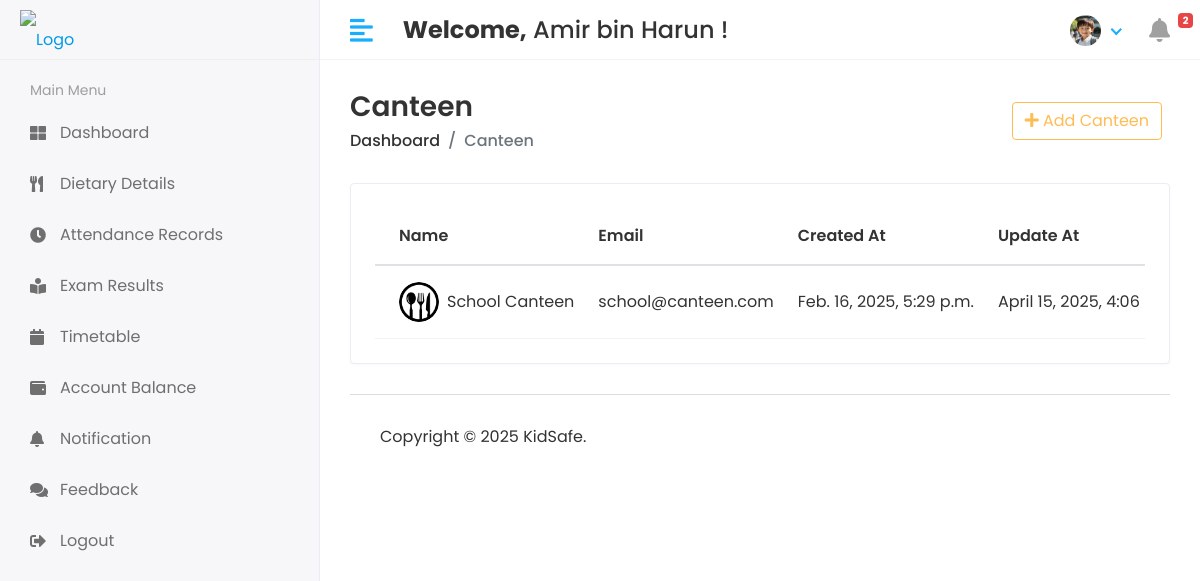
Page /administrator/canteen/view (signed in) on the earlier database version.
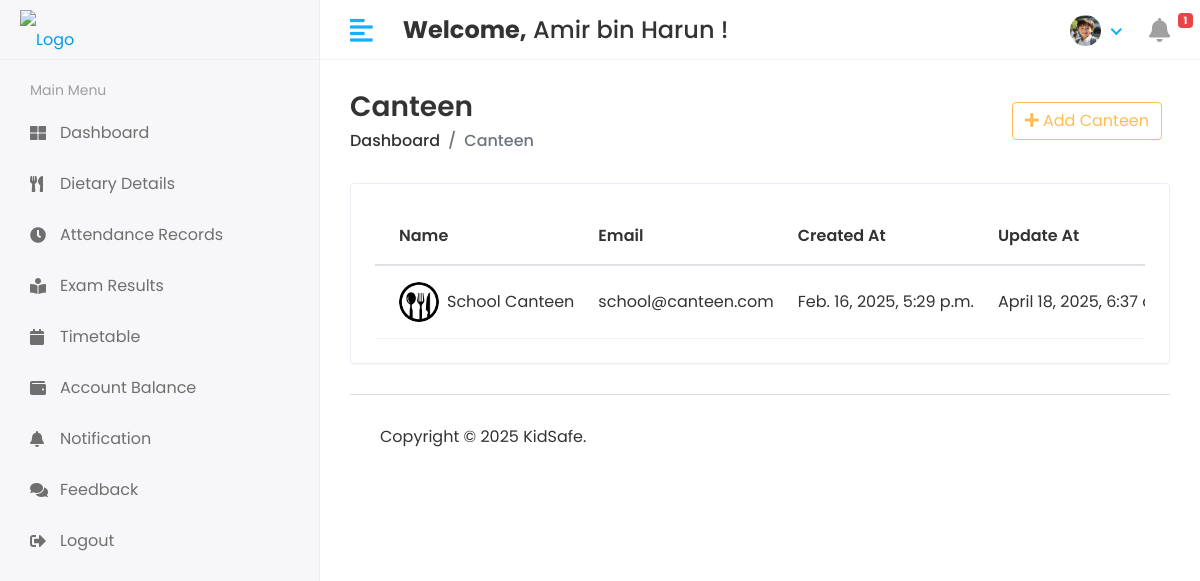
Same page on the later database version.
### kidsafe_app/models.py (models this page shows, shortened)
class Canteen(models.Model):
    admin = models.OneToOneField(CustomUser, on_delete=models.CASCADE)
    created_at = models.DateTimeField(auto_now_add=True)
    updated_at = models.DateTimeField(auto_now=True)

class CustomUser(AbstractUser):
    USER = (
        (1, 'Administrator'),
        (2, 'Teacher'),
        (3, 'Student'),
        (4, 'Canteen'),
    )
    user_type = models.CharField(choices=USER, max_length=50, default=1)
    profile_pic = models.ImageField(upload_to='media/profile_pic')

### kidsafe_project/administrator_views.py (the view)
# urls.py: path('administrator/canteen/view', administrator_views.view_canteen, name='view_canteen'),
@login_required(login_url='/')
def view_canteen(request):
    canteen = Canteen.objects.all()
    context = {
        'canteen':canteen,
    }
    return render(request, 'administrator/view_canteen.html', context)

### kidsafe_app/context_processors.py (called while the page is built)
def notification_count(request):
    if not request.user.is_authenticated:
        return {'unread_count': 0}
    unread_count = 0
    if request.user.user_type == '2':  # Teacher
        unread_count = TeacherNotification.objects.filter(
            teacher__admin=request.user,
            read=False
        ).count()
    elif request.user.user_type == '3':  # Student
        unread_count = StudentNotification.objects.filter(
            student__admin=request.user,
            read=False
        ).count()
    elif request.user.user_type == '4':  # Canteen
        unread_count = CanteenNotification.objects.filter(
            canteen__admin=request.user,
            read=False
        ).count()
    return {'unread_count': unread_count}

### templates/administrator/view_canteen.html (shortened to what this page needs)
{% extends 'base.html' %}
{% load static %}
{% block content %}
<div class="page-header">
    <div class="row align-items-center">
        <div class="col">
            <h3 class="page-title">Canteen</h3>
            <ul class="breadcrumb">
                <li class="breadcrumb-item"><a href="{% url 'admin_home' %}">Dashboard</a></li>
                <li class="breadcrumb-item active">Canteen</li>
            </ul>
        </div>
        <div class="col-auto text-right float-right ml-auto">
            <a href="{% url 'add_canteen' %}" class="btn btn-outline-primary mr-2"><i class="fas fa-plus"></i> Add Canteen</a>
        </div>
    </div>
</div>
<div class="row">
    <div class="col-sm-12">
        <div class="card card-table">
            <div class="card-body">
                <div class="table-responsive">
                    <table class="table table-hover table-center mb-0">
                        <thead>
                            <tr>
                                <th>Name</th>
                                <th>Email</th>
                                <th>Created At</th>
                                <th>Update At</th>
                            </tr>
                        </thead>
                        <tbody>
                            {% for i in canteen %}
                            <tr>
                                <td>
                                    <h2 class="table-avatar">
                                        <a class="avatar avatar-sm mr-2">
                                            {% if i.admin.profile_pic == "" or not i.admin.profile_pic %}
                                                <img class="avatar-img rounded-circle" src="{% static 'assets/img/noimg.png' %}" alt="No Profile Picture">
                                            {% else %}
                                                <img class="avatar-img rounded-circle" src="/{{ i.admin.profile_pic }}" alt="Profile Picture">
                                            {% endif %}
                                        </a>
                                        <a>{{ i.admin.first_name }}&nbsp;{{ i.admin.last_name }}</a>
                                    </h2>
                                </td>
                                <td>{{ i.admin.email }}</td>
                                <td>{{ i.created_at }}</td>
                                <td>{{ i.updated_at }}</td>
                            </tr>
                            {% endfor %}
                        </tbody>
                    </table>
                </div>
            </div>
        </div>
    </div>
</div>
{% endblock %}

### templates/includes/header.html (shortened to what this page needs)
{% load static %}
<div class="header">
    <div class="header-left">
        {% if user.user_type == '1' %}
        <a href="{% url 'admin_home' %}" class="logo">
            <img src="{% static 'assets/img/logo4.png' %}" alt="Logo">
        </a>
        <a href="{% url 'admin_home' %}" class="logo logo-small">
            <img src="{% static 'assets/img/logo3.png' %}" alt="Logo" width="30" height="30">
        </a>
        {% elif user.user_type == '3' %}
        <a href="{% url 'student_home' %}" class="logo">
            <img src="{% static 'assets/img/logo4.png' %}" alt="Logo">
        </a>
        {% endif %}
    </div>
    <a href="javascript:void(0);" id="toggle_btn">
        <i class="fas fa-align-left"></i>
    </a>
    <div class="top-nav-search mt-3">
        <h4><strong>Welcome,</strong>&nbsp;<span>{{user.first_name}} {{user.last_name}}</span>&nbsp;!</h4>
    </div>
    <ul class="nav user-menu">
        <li class="nav-item dropdown has-arrow">
            <a href="#" class="dropdown-toggle nav-link" data-toggle="dropdown">
                {% if user.profile_pic == "" %}
                <span class="user-img"><img class="rounded-circle" src="{% static 'assets/img/noimg.png' %}" width="31"
                        height="31" alt=""></span>
                {% else %}
                <span class="user-img"><img class="rounded-circle" src="/{{user.profile_pic}}" width="31" height="31"
                        alt=""></span>
                {% endif %}
            </a>
        </li>
        <li class="nav-item">
            {% if user.user_type == '2' %}
            <a href="{% url 'view_teacher_notifications' %}" class="nav-link">
                <i class="fas fa-bell"></i>
                {% if unread_count > 0 %}
                <span class="badge badge-danger">{{ unread_count }}</span>
                {% endif %}
            </a>
            {% elif user.user_type == '3' %}
            <a href="{% url 'view_student_notifications' %}" class="nav-link">
                <i class="fas fa-bell"></i>
                {% if unread_count > 0 %}
                <span class="badge badge-danger">{{ unread_count }}</span>
                {% endif %}
            </a>
            {% endif %}
        </li>
    </ul>
</div>

Differences in the rows shown:
changed Canteen "School": updated_at "April 15, 2025, 4:06…" → "April 18, 2025, 6:37…"
Other differences:
{{ unread_count }}: "2" → "1"
